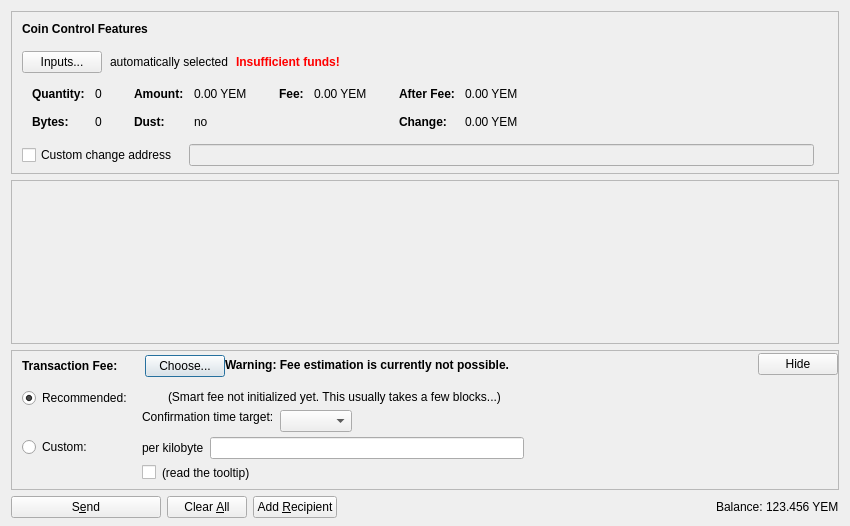
<?xml version="1.0" encoding="UTF-8"?>
<ui version="4.0">
 <class>SendCoinsDialog</class>
 <widget class="QDialog" name="SendCoinsDialog">
  <property name="geometry">
   <rect>
    <x>0</x>
    <y>0</y>
    <width>850</width>
    <height>526</height>
   </rect>
  </property>
  <property name="windowTitle">
   <string>Send Coins</string>
  </property>
  <layout class="QVBoxLayout" name="verticalLayout" stretch="0,1,0,0">
   <property name="bottomMargin">
    <number>8</number>
   </property>
   <item>
    <widget class="QFrame" name="frameCoinControl">
     <property name="sizePolicy">
      <sizepolicy hsizetype="Expanding" vsizetype="Expanding">
       <horstretch>0</horstretch>
       <verstretch>0</verstretch>
      </sizepolicy>
     </property>
     <property name="maximumSize">
      <size>
       <width>16777215</width>
       <height>16777215</height>
      </size>
     </property>
     <property name="frameShape">
      <enum>QFrame::StyledPanel</enum>
     </property>
     <property name="frameShadow">
      <enum>QFrame::Sunken</enum>
     </property>
     <layout class="QVBoxLayout" name="verticalLayoutCoinControl2">
      <property name="spacing">
       <number>0</number>
      </property>
      <property name="leftMargin">
       <number>0</number>
      </property>
      <property name="topMargin">
       <number>0</number>
      </property>
      <property name="rightMargin">
       <number>0</number>
      </property>
      <property name="bottomMargin">
       <number>6</number>
      </property>
      <item>
       <layout class="QVBoxLayout" name="verticalLayoutCoinControl" stretch="0,0,0,0,1">
        <property name="spacing">
         <number>0</number>
        </property>
        <property name="leftMargin">
         <number>10</number>
        </property>
        <property name="topMargin">
         <number>10</number>
        </property>
        <item>
         <layout class="QHBoxLayout" name="horizontalLayoutCoinControl1">
          <property name="bottomMargin">
           <number>15</number>
          </property>
          <item>
           <widget class="QLabel" name="labelCoinControlFeatures">
            <property name="sizePolicy">
             <sizepolicy hsizetype="Preferred" vsizetype="Maximum">
              <horstretch>0</horstretch>
              <verstretch>0</verstretch>
             </sizepolicy>
            </property>
            <property name="font">
             <font>
              <weight>75</weight>
              <bold>true</bold>
             </font>
            </property>
            <property name="styleSheet">
             <string notr="true">font-weight:bold;</string>
            </property>
            <property name="text">
             <string>Coin Control Features</string>
            </property>
           </widget>
          </item>
         </layout>
        </item>
        <item>
         <layout class="QHBoxLayout" name="horizontalLayoutCoinControl2" stretch="0,0,0,0">
          <property name="spacing">
           <number>8</number>
          </property>
          <property name="bottomMargin">
           <number>10</number>
          </property>
          <item>
           <widget class="QPushButton" name="pushButtonCoinControl">
            <property name="styleSheet">
             <string notr="true"/>
            </property>
            <property name="text">
             <string>Inputs...</string>
            </property>
            <property name="autoDefault">
             <bool>false</bool>
            </property>
           </widget>
          </item>
          <item>
           <widget class="QLabel" name="labelCoinControlAutomaticallySelected">
            <property name="text">
             <string>automatically selected</string>
            </property>
            <property name="margin">
             <number>5</number>
            </property>
           </widget>
          </item>
          <item>
           <widget class="QLabel" name="labelCoinControlInsuffFunds">
            <property name="font">
             <font>
              <weight>75</weight>
              <bold>true</bold>
             </font>
            </property>
            <property name="styleSheet">
             <string notr="true">color:red;font-weight:bold;</string>
            </property>
            <property name="text">
             <string>Insufficient funds!</string>
            </property>
            <property name="margin">
             <number>5</number>
            </property>
           </widget>
          </item>
          <item>
           <spacer name="horizontalSpacerCoinControl">
            <property name="orientation">
             <enum>Qt::Horizontal</enum>
            </property>
            <property name="sizeHint" stdset="0">
             <size>
              <width>40</width>
              <height>1</height>
             </size>
            </property>
           </spacer>
          </item>
         </layout>
        </item>
        <item>
         <widget class="QWidget" name="widgetCoinControl" native="true">
          <property name="sizePolicy">
           <sizepolicy hsizetype="Preferred" vsizetype="Preferred">
            <horstretch>0</horstretch>
            <verstretch>0</verstretch>
           </sizepolicy>
          </property>
          <property name="minimumSize">
           <size>
            <width>0</width>
            <height>0</height>
           </size>
          </property>
          <property name="styleSheet">
           <string notr="true"/>
          </property>
          <layout class="QHBoxLayout" name="horizontalLayoutCoinControl5">
           <property name="leftMargin">
            <number>0</number>
           </property>
           <property name="topMargin">
            <number>0</number>
           </property>
           <property name="rightMargin">
            <number>0</number>
           </property>
           <property name="bottomMargin">
            <number>0</number>
           </property>
           <item>
            <layout class="QHBoxLayout" name="horizontalLayoutCoinControl3" stretch="0,0,0,1">
             <property name="spacing">
              <number>20</number>
             </property>
             <property name="topMargin">
              <number>0</number>
             </property>
             <property name="bottomMargin">
              <number>10</number>
             </property>
             <item>
              <layout class="QFormLayout" name="formLayoutCoinControl1">
               <property name="horizontalSpacing">
                <number>10</number>
               </property>
               <property name="verticalSpacing">
                <number>14</number>
               </property>
               <property name="leftMargin">
                <number>10</number>
               </property>
               <property name="topMargin">
                <number>4</number>
               </property>
               <property name="rightMargin">
                <number>6</number>
               </property>
               <item row="0" column="0">
                <widget class="QLabel" name="labelCoinControlQuantityText">
                 <property name="font">
                  <font>
                   <weight>75</weight>
                   <bold>true</bold>
                  </font>
                 </property>
                 <property name="text">
                  <string>Quantity:</string>
                 </property>
                 <property name="margin">
                  <number>0</number>
                 </property>
                </widget>
               </item>
               <item row="0" column="1">
                <widget class="QLabel" name="labelCoinControlQuantity">
                 <property name="cursor">
                  <cursorShape>IBeamCursor</cursorShape>
                 </property>
                 <property name="contextMenuPolicy">
                  <enum>Qt::ActionsContextMenu</enum>
                 </property>
                 <property name="text">
                  <string notr="true">0</string>
                 </property>
                 <property name="margin">
                  <number>0</number>
                 </property>
                 <property name="textInteractionFlags">
                  <set>Qt::LinksAccessibleByMouse|Qt::TextSelectableByKeyboard|Qt::TextSelectableByMouse</set>
                 </property>
                </widget>
               </item>
               <item row="1" column="0">
                <widget class="QLabel" name="labelCoinControlBytesText">
                 <property name="font">
                  <font>
                   <weight>75</weight>
                   <bold>true</bold>
                  </font>
                 </property>
                 <property name="text">
                  <string>Bytes:</string>
                 </property>
                </widget>
               </item>
               <item row="1" column="1">
                <widget class="QLabel" name="labelCoinControlBytes">
                 <property name="cursor">
                  <cursorShape>IBeamCursor</cursorShape>
                 </property>
                 <property name="contextMenuPolicy">
                  <enum>Qt::ActionsContextMenu</enum>
                 </property>
                 <property name="text">
                  <string notr="true">0</string>
                 </property>
                 <property name="textInteractionFlags">
                  <set>Qt::LinksAccessibleByMouse|Qt::TextSelectableByKeyboard|Qt::TextSelectableByMouse</set>
                 </property>
                </widget>
               </item>
              </layout>
             </item>
             <item>
              <layout class="QFormLayout" name="formLayoutCoinControl2">
               <property name="horizontalSpacing">
                <number>10</number>
               </property>
               <property name="verticalSpacing">
                <number>14</number>
               </property>
               <property name="leftMargin">
                <number>6</number>
               </property>
               <property name="topMargin">
                <number>4</number>
               </property>
               <property name="rightMargin">
                <number>6</number>
               </property>
               <item row="0" column="0">
                <widget class="QLabel" name="labelCoinControlAmountText">
                 <property name="font">
                  <font>
                   <weight>75</weight>
                   <bold>true</bold>
                  </font>
                 </property>
                 <property name="text">
                  <string>Amount:</string>
                 </property>
                 <property name="margin">
                  <number>0</number>
                 </property>
                </widget>
               </item>
               <item row="0" column="1">
                <widget class="QLabel" name="labelCoinControlAmount">
                 <property name="cursor">
                  <cursorShape>IBeamCursor</cursorShape>
                 </property>
                 <property name="contextMenuPolicy">
                  <enum>Qt::ActionsContextMenu</enum>
                 </property>
                 <property name="text">
                  <string notr="true">0.00 YEM</string>
                 </property>
                 <property name="textInteractionFlags">
                  <set>Qt::LinksAccessibleByMouse|Qt::TextSelectableByKeyboard|Qt::TextSelectableByMouse</set>
                 </property>
                </widget>
               </item>
               <item row="1" column="0">
                <widget class="QLabel" name="labelCoinControlLowOutputText">
                 <property name="font">
                  <font>
                   <weight>75</weight>
                   <bold>true</bold>
                  </font>
                 </property>
                 <property name="text">
                  <string>Dust:</string>
                 </property>
                </widget>
               </item>
               <item row="1" column="1">
                <widget class="QLabel" name="labelCoinControlLowOutput">
                 <property name="cursor">
                  <cursorShape>IBeamCursor</cursorShape>
                 </property>
                 <property name="contextMenuPolicy">
                  <enum>Qt::ActionsContextMenu</enum>
                 </property>
                 <property name="text">
                  <string notr="true">no</string>
                 </property>
                 <property name="textInteractionFlags">
                  <set>Qt::LinksAccessibleByMouse|Qt::TextSelectableByKeyboard|Qt::TextSelectableByMouse</set>
                 </property>
                </widget>
               </item>
              </layout>
             </item>
             <item>
              <layout class="QFormLayout" name="formLayoutCoinControl3">
               <property name="horizontalSpacing">
                <number>10</number>
               </property>
               <property name="verticalSpacing">
                <number>14</number>
               </property>
               <property name="leftMargin">
                <number>6</number>
               </property>
               <property name="topMargin">
                <number>4</number>
               </property>
               <property name="rightMargin">
                <number>6</number>
               </property>
               <item row="0" column="0">
                <widget class="QLabel" name="labelCoinControlFeeText">
                 <property name="font">
                  <font>
                   <weight>75</weight>
                   <bold>true</bold>
                  </font>
                 </property>
                 <property name="text">
                  <string>Fee:</string>
                 </property>
                 <property name="margin">
                  <number>0</number>
                 </property>
                </widget>
               </item>
               <item row="0" column="1">
                <widget class="QLabel" name="labelCoinControlFee">
                 <property name="cursor">
                  <cursorShape>IBeamCursor</cursorShape>
                 </property>
                 <property name="contextMenuPolicy">
                  <enum>Qt::ActionsContextMenu</enum>
                 </property>
                 <property name="text">
                  <string notr="true">0.00 YEM</string>
                 </property>
                 <property name="textInteractionFlags">
                  <set>Qt::LinksAccessibleByMouse|Qt::TextSelectableByKeyboard|Qt::TextSelectableByMouse</set>
                 </property>
                </widget>
               </item>
              </layout>
             </item>
             <item>
              <layout class="QFormLayout" name="formLayoutCoinControl4">
               <property name="horizontalSpacing">
                <number>10</number>
               </property>
               <property name="verticalSpacing">
                <number>14</number>
               </property>
               <property name="leftMargin">
                <number>6</number>
               </property>
               <property name="topMargin">
                <number>4</number>
               </property>
               <property name="rightMargin">
                <number>6</number>
               </property>
               <item row="0" column="0">
                <widget class="QLabel" name="labelCoinControlAfterFeeText">
                 <property name="font">
                  <font>
                   <weight>75</weight>
                   <bold>true</bold>
                  </font>
                 </property>
                 <property name="text">
                  <string>After Fee:</string>
                 </property>
                 <property name="margin">
                  <number>0</number>
                 </property>
                </widget>
               </item>
               <item row="0" column="1">
                <widget class="QLabel" name="labelCoinControlAfterFee">
                 <property name="cursor">
                  <cursorShape>IBeamCursor</cursorShape>
                 </property>
                 <property name="contextMenuPolicy">
                  <enum>Qt::ActionsContextMenu</enum>
                 </property>
                 <property name="text">
                  <string notr="true">0.00 YEM</string>
                 </property>
                 <property name="textInteractionFlags">
                  <set>Qt::LinksAccessibleByMouse|Qt::TextSelectableByKeyboard|Qt::TextSelectableByMouse</set>
                 </property>
                </widget>
               </item>
               <item row="1" column="0">
                <widget class="QLabel" name="labelCoinControlChangeText">
                 <property name="font">
                  <font>
                   <weight>75</weight>
                   <bold>true</bold>
                  </font>
                 </property>
                 <property name="text">
                  <string>Change:</string>
                 </property>
                </widget>
               </item>
               <item row="1" column="1">
                <widget class="QLabel" name="labelCoinControlChange">
                 <property name="cursor">
                  <cursorShape>IBeamCursor</cursorShape>
                 </property>
                 <property name="contextMenuPolicy">
                  <enum>Qt::ActionsContextMenu</enum>
                 </property>
                 <property name="text">
                  <string notr="true">0.00 YEM</string>
                 </property>
                 <property name="textInteractionFlags">
                  <set>Qt::LinksAccessibleByMouse|Qt::TextSelectableByKeyboard|Qt::TextSelectableByMouse</set>
                 </property>
                </widget>
               </item>
              </layout>
             </item>
            </layout>
           </item>
          </layout>
         </widget>
        </item>
        <item>
         <layout class="QHBoxLayout" name="horizontalLayoutCoinControl4" stretch="0,0,0">
          <property name="spacing">
           <number>12</number>
          </property>
          <property name="sizeConstraint">
           <enum>QLayout::SetDefaultConstraint</enum>
          </property>
          <property name="topMargin">
           <number>5</number>
          </property>
          <property name="rightMargin">
           <number>5</number>
          </property>
          <item>
           <widget class="QCheckBox" name="checkBoxCoinControlChange">
            <property name="toolTip">
             <string>If this is activated, but the change address is empty or invalid, change will be sent to a newly generated address.</string>
            </property>
            <property name="text">
             <string>Custom change address</string>
            </property>
           </widget>
          </item>
          <item>
           <widget class="QValidatedLineEdit" name="lineEditCoinControlChange">
            <property name="enabled">
             <bool>false</bool>
            </property>
            <property name="sizePolicy">
             <sizepolicy hsizetype="Expanding" vsizetype="Fixed">
              <horstretch>0</horstretch>
              <verstretch>0</verstretch>
             </sizepolicy>
            </property>
           </widget>
          </item>
          <item>
           <widget class="QLabel" name="labelCoinControlChangeLabel">
            <property name="sizePolicy">
             <sizepolicy hsizetype="Preferred" vsizetype="Expanding">
              <horstretch>0</horstretch>
              <verstretch>0</verstretch>
             </sizepolicy>
            </property>
            <property name="minimumSize">
             <size>
              <width>0</width>
              <height>0</height>
             </size>
            </property>
            <property name="text">
             <string/>
            </property>
            <property name="margin">
             <number>3</number>
            </property>
           </widget>
          </item>
         </layout>
        </item>
        <item>
         <spacer name="verticalSpacerCoinControl">
          <property name="orientation">
           <enum>Qt::Vertical</enum>
          </property>
          <property name="sizeHint" stdset="0">
           <size>
            <width>800</width>
            <height>1</height>
           </size>
          </property>
         </spacer>
        </item>
       </layout>
      </item>
     </layout>
    </widget>
   </item>
   <item>
    <widget class="QScrollArea" name="scrollArea">
     <property name="widgetResizable">
      <bool>true</bool>
     </property>
     <widget class="QWidget" name="scrollAreaWidgetContents">
      <property name="geometry">
       <rect>
        <x>0</x>
        <y>0</y>
        <width>830</width>
        <height>104</height>
       </rect>
      </property>
      <layout class="QVBoxLayout" name="verticalLayout_2" stretch="0,1">
       <property name="leftMargin">
        <number>0</number>
       </property>
       <property name="topMargin">
        <number>0</number>
       </property>
       <property name="rightMargin">
        <number>0</number>
       </property>
       <property name="bottomMargin">
        <number>0</number>
       </property>
       <item>
        <layout class="QVBoxLayout" name="entries">
         <property name="spacing">
          <number>6</number>
         </property>
        </layout>
       </item>
       <item>
        <spacer name="verticalSpacer">
         <property name="orientation">
          <enum>Qt::Vertical</enum>
         </property>
         <property name="sizeHint" stdset="0">
          <size>
           <width>20</width>
           <height>40</height>
          </size>
         </property>
        </spacer>
       </item>
      </layout>
     </widget>
    </widget>
   </item>
   <item>
    <widget class="QFrame" name="frameFee">
     <property name="sizePolicy">
      <sizepolicy hsizetype="Expanding" vsizetype="Expanding">
       <horstretch>0</horstretch>
       <verstretch>0</verstretch>
      </sizepolicy>
     </property>
     <property name="maximumSize">
      <size>
       <width>16777215</width>
       <height>16777215</height>
      </size>
     </property>
     <property name="frameShape">
      <enum>QFrame::StyledPanel</enum>
     </property>
     <property name="frameShadow">
      <enum>QFrame::Sunken</enum>
     </property>
     <layout class="QVBoxLayout" name="verticalLayoutFee1">
      <property name="spacing">
       <number>0</number>
      </property>
      <property name="leftMargin">
       <number>0</number>
      </property>
      <property name="topMargin">
       <number>0</number>
      </property>
      <property name="rightMargin">
       <number>0</number>
      </property>
      <property name="bottomMargin">
       <number>0</number>
      </property>
      <item>
       <layout class="QVBoxLayout" name="verticalLayoutFee2" stretch="0,0,0">
        <property name="spacing">
         <number>0</number>
        </property>
        <property name="leftMargin">
         <number>10</number>
        </property>
        <property name="topMargin">
         <number>0</number>
        </property>
        <item>
         <layout class="QHBoxLayout" name="horizontalLayoutFee1">
          <property name="bottomMargin">
           <number>0</number>
          </property>
          <item>
           <layout class="QVBoxLayout" name="verticalLayoutFee7">
            <property name="spacing">
             <number>0</number>
            </property>
            <item>
             <spacer name="verticalSpacerSmartFee">
              <property name="orientation">
               <enum>Qt::Vertical</enum>
              </property>
              <property name="sizeType">
               <enum>QSizePolicy::Fixed</enum>
              </property>
              <property name="sizeHint" stdset="0">
               <size>
                <width>1</width>
                <height>4</height>
               </size>
              </property>
             </spacer>
            </item>
            <item>
             <layout class="QHBoxLayout" name="horizontalLayoutSmartFee">
              <property name="spacing">
               <number>10</number>
              </property>
              <item>
               <widget class="QLabel" name="labelFeeHeadline">
                <property name="sizePolicy">
                 <sizepolicy hsizetype="Preferred" vsizetype="Maximum">
                  <horstretch>0</horstretch>
                  <verstretch>0</verstretch>
                 </sizepolicy>
                </property>
                <property name="font">
                 <font>
                  <weight>75</weight>
                  <bold>true</bold>
                 </font>
                </property>
                <property name="styleSheet">
                 <string notr="true">font-weight:bold;</string>
                </property>
                <property name="text">
                 <string>Transaction Fee:</string>
                </property>
               </widget>
              </item>
              <item>
               <widget class="QLabel" name="labelFeeMinimized">
                <property name="text">
                 <string/>
                </property>
               </widget>
              </item>
              <item>
               <widget class="QPushButton" name="buttonChooseFee">
                <property name="text">
                 <string>Choose...</string>
                </property>
               </widget>
              </item>
             </layout>
            </item>
            <item>
             <spacer name="verticalSpacer_5">
              <property name="orientation">
               <enum>Qt::Vertical</enum>
              </property>
              <property name="sizeHint" stdset="0">
               <size>
                <width>1</width>
                <height>1</height>
               </size>
              </property>
             </spacer>
            </item>
           </layout>
          </item>
          <item>
           <widget class="QLabel" name="fallbackFeeWarningLabel">
            <property name="toolTip">
             <string>Using the fallbackfee can result in sending a transaction that will take several hours or days (or never) to confirm. Consider choosing your fee manually or wait until you have validated the complete chain.</string>
            </property>
            <property name="font">
            <font>
                <weight>75</weight>
                <bold>true</bold>
            </font>
            </property>
            <property name="text">
             <string>Warning: Fee estimation is currently not possible.</string>
            </property>
            <property name="wordWrap">
             <bool>false</bool>
            </property>
           </widget>
          </item>
          <item>
           <spacer name="horizontalSpacer_4">
            <property name="orientation">
             <enum>Qt::Horizontal</enum>
            </property>
            <property name="sizeType">
             <enum>QSizePolicy::MinimumExpanding</enum>
            </property>
            <property name="sizeHint" stdset="0">
             <size>
              <width>40</width>
              <height>20</height>
             </size>
            </property>
           </spacer>
          </item>
          <item>
           <widget class="QPushButton" name="buttonMinimizeFee">
            <property name="toolTip">
             <string>collapse fee-settings</string>
            </property>
            <property name="text">
             <string>Hide</string>
            </property>
           </widget>
          </item>
         </layout>
        </item>
        <item>
         <widget class="QFrame" name="frameFeeSelection">
          <layout class="QVBoxLayout" name="verticalLayoutFee12">
           <property name="spacing">
            <number>0</number>
           </property>
           <property name="leftMargin">
            <number>0</number>
           </property>
           <property name="topMargin">
            <number>0</number>
           </property>
           <property name="rightMargin">
            <number>0</number>
           </property>
           <property name="bottomMargin">
            <number>0</number>
           </property>
           <item>
            <layout class="QGridLayout" name="gridLayoutFee">
             <property name="topMargin">
              <number>10</number>
             </property>
             <property name="bottomMargin">
              <number>4</number>
             </property>
             <property name="horizontalSpacing">
              <number>10</number>
             </property>
             <property name="verticalSpacing">
              <number>4</number>
             </property>
             <item row="1" column="1">
              <layout class="QVBoxLayout" name="verticalLayoutFee8">
               <property name="spacing">
                <number>6</number>
               </property>
               <item>
                <layout class="QHBoxLayout" name="horizontalLayoutFee13">
                 <item>
                  <widget class="QLabel" name="labelCustomPerKilobyte">
                   <property name="toolTip">
                    <string>Specify a custom fee per kB (1,000 bytes) of the transaction's virtual size.

Note:  Since the fee is calculated on a per-byte basis, a fee of "100 satoshis per kB" for a transaction size of 500 bytes (half of 1 kB) would ultimately yield a fee of only 50 satoshis.</string>
                   </property>
                   <property name="text">
                    <string>per kilobyte</string>
                   </property>
                  </widget>
                 </item>
                 <item>
                  <widget class="BitcoinAmountField" name="customFee"/>
                 </item>
                 <item>
                  <spacer name="horizontalSpacer_6">
                   <property name="orientation">
                    <enum>Qt::Horizontal</enum>
                   </property>
                   <property name="sizeHint" stdset="0">
                    <size>
                     <width>1</width>
                     <height>1</height>
                    </size>
                   </property>
                  </spacer>
                 </item>
                </layout>
               </item>
               <item>
                <layout class="QHBoxLayout" name="horizontalLayoutFee8">
                 <item>
                  <widget class="QCheckBox" name="checkBoxMinimumFee">
                   <property name="toolTip">
                    <string>Paying only the minimum fee is just fine as long as there is less transaction volume than space in the blocks. But be aware that this can end up in a never confirming transaction once there is more demand for phishcoin transactions than the network can process.</string>
                   </property>
                   <property name="text">
                    <string/>
                   </property>
                  </widget>
                 </item>
                 <item>
                  <widget class="QLabel" name="labelMinFeeWarning">
                   <property name="enabled">
                    <bool>true</bool>
                   </property>
                   <property name="toolTip">
                    <string>Paying only the minimum fee is just fine as long as there is less transaction volume than space in the blocks. But be aware that this can end up in a never confirming transaction once there is more demand for phishcoin transactions than the network can process.</string>
                   </property>
                   <property name="text">
                    <string>(read the tooltip)</string>
                   </property>
                   <property name="margin">
                    <number>5</number>
                   </property>
                  </widget>
                 </item>
                 <item>
                  <spacer name="horizontalSpacer_2">
                   <property name="orientation">
                    <enum>Qt::Horizontal</enum>
                   </property>
                   <property name="sizeHint" stdset="0">
                    <size>
                     <width>1</width>
                     <height>1</height>
                    </size>
                   </property>
                  </spacer>
                 </item>
                </layout>
               </item>
              </layout>
             </item>
             <item row="0" column="0">
              <layout class="QVBoxLayout" name="verticalLayoutFee4" stretch="0,1">
               <item>
                <widget class="QRadioButton" name="radioSmartFee">
                 <property name="text">
                  <string>Recommended:</string>
                 </property>
                 <property name="checked">
                  <bool>true</bool>
                 </property>
                 <attribute name="buttonGroup">
                  <string notr="true">groupFee</string>
                 </attribute>
                </widget>
               </item>
               <item>
                <spacer name="verticalSpacer_2">
                 <property name="orientation">
                  <enum>Qt::Vertical</enum>
                 </property>
                 <property name="sizeHint" stdset="0">
                  <size>
                   <width>1</width>
                   <height>1</height>
                  </size>
                 </property>
                </spacer>
               </item>
              </layout>
             </item>
             <item row="1" column="0">
              <layout class="QVBoxLayout" name="verticalLayoutFee9" stretch="0,1">
               <item>
                <widget class="QRadioButton" name="radioCustomFee">
                 <property name="text">
                  <string>Custom:</string>
                 </property>
                 <attribute name="buttonGroup">
                  <string notr="true">groupFee</string>
                 </attribute>
                </widget>
               </item>
               <item>
                <spacer name="verticalSpacer_6">
                 <property name="orientation">
                  <enum>Qt::Vertical</enum>
                 </property>
                 <property name="sizeHint" stdset="0">
                  <size>
                   <width>1</width>
                   <height>1</height>
                  </size>
                 </property>
                </spacer>
               </item>
              </layout>
             </item>
             <item row="0" column="1">
              <layout class="QVBoxLayout" name="verticalLayoutFee3" stretch="0,0,1">
               <property name="spacing">
                <number>6</number>
               </property>
               <property name="topMargin">
                <number>2</number>
               </property>
               <item>
                <layout class="QHBoxLayout" name="horizontalLayoutFee12">
                 <item>
                  <widget class="QLabel" name="labelSmartFee">
                   <property name="text">
                    <string/>
                   </property>
                   <property name="margin">
                    <number>2</number>
                   </property>
                  </widget>
                 </item>
                 <item>
                  <widget class="QLabel" name="labelFeeEstimation">
                   <property name="text">
                    <string/>
                   </property>
                  </widget>
                 </item>
                 <item>
                  <widget class="QLabel" name="labelSmartFee2">
                   <property name="text">
                    <string>(Smart fee not initialized yet. This usually takes a few blocks...)</string>
                   </property>
                   <property name="margin">
                    <number>2</number>
                   </property>
                  </widget>
                 </item>
                 <item>
                  <spacer name="horizontalSpacer_5">
                   <property name="orientation">
                    <enum>Qt::Horizontal</enum>
                   </property>
                   <property name="sizeHint" stdset="0">
                    <size>
                     <width>1</width>
                     <height>1</height>
                    </size>
                   </property>
                  </spacer>
                 </item>
                </layout>
               </item>
               <item>
                <layout class="QHBoxLayout" name="horizontalLayoutFee9">
                 <item>
                  <layout class="QVBoxLayout" name="verticalLayoutFee6">
                   <item>
                    <widget class="QLabel" name="labelSmartFee3">
                     <property name="text">
                      <string>Confirmation time target:</string>
                     </property>
                     <property name="margin">
                      <number>2</number>
                     </property>
                    </widget>
                   </item>
                   <item>
                    <spacer name="verticalSpacer_3">
                     <property name="orientation">
                      <enum>Qt::Vertical</enum>
                     </property>
                     <property name="sizeHint" stdset="0">
                      <size>
                       <width>1</width>
                       <height>1</height>
                      </size>
                     </property>
                    </spacer>
                   </item>
                  </layout>
                 </item>
                 <item>
                  <layout class="QVBoxLayout" name="verticalLayoutFee5">
                   <property name="rightMargin">
                    <number>30</number>
                   </property>
                   <item>
                    <layout class="QHBoxLayout" name="horizontalLayoutConfTarget">
                     <property name="bottomMargin">
                      <number>0</number>
                     </property>
                     <item>
                      <widget class="QComboBox" name="confTargetSelector"/>
                     </item>
                     <item>
                      <spacer name="horizontalSpacerConfTarget">
                       <property name="orientation">
                        <enum>Qt::Horizontal</enum>
                       </property>
                       <property name="sizeHint" stdset="0">
                        <size>
                         <width>40</width>
                         <height>20</height>
                        </size>
                       </property>
                      </spacer>
                     </item>
                    </layout>
                   </item>
                  </layout>
                 </item>
                </layout>
               </item>
               <item>
                <spacer name="verticalSpacer_4">
                 <property name="orientation">
                  <enum>Qt::Vertical</enum>
                 </property>
                 <property name="sizeHint" stdset="0">
                  <size>
                   <width>1</width>
                   <height>1</height>
                  </size>
                 </property>
                </spacer>
               </item>
              </layout>
             </item>
            </layout>
           </item>
          </layout>
         </widget>
        </item>
        <item>
         <spacer name="verticalSpacerFee">
          <property name="orientation">
           <enum>Qt::Vertical</enum>
          </property>
          <property name="sizeHint" stdset="0">
           <size>
            <width>40</width>
            <height>5</height>
           </size>
          </property>
         </spacer>
        </item>
       </layout>
      </item>
     </layout>
    </widget>
   </item>
   <item>
    <layout class="QHBoxLayout" name="horizontalLayout">
     <item>
      <widget class="QPushButton" name="sendButton">
       <property name="minimumSize">
        <size>
         <width>150</width>
         <height>0</height>
        </size>
       </property>
       <property name="toolTip">
        <string>Confirm the send action</string>
       </property>
       <property name="text">
        <string>S&amp;end</string>
       </property>
       <property name="icon">
        <iconset resource="../bitcoin.qrc">
         <normaloff>:/icons/send</normaloff>:/icons/send</iconset>
       </property>
       <property name="autoDefault">
        <bool>false</bool>
       </property>
       <property name="default">
        <bool>false</bool>
       </property>
      </widget>
     </item>
     <item>
      <widget class="QPushButton" name="clearButton">
       <property name="sizePolicy">
        <sizepolicy hsizetype="Minimum" vsizetype="Fixed">
         <horstretch>0</horstretch>
         <verstretch>0</verstretch>
        </sizepolicy>
       </property>
       <property name="toolTip">
        <string>Clear all fields of the form.</string>
       </property>
       <property name="text">
        <string>Clear &amp;All</string>
       </property>
       <property name="icon">
        <iconset resource="../bitcoin.qrc">
         <normaloff>:/icons/remove</normaloff>:/icons/remove</iconset>
       </property>
       <property name="autoDefault">
        <bool>false</bool>
       </property>
      </widget>
     </item>
     <item>
      <widget class="QPushButton" name="addButton">
       <property name="toolTip">
        <string>Send to multiple recipients at once</string>
       </property>
       <property name="text">
        <string>Add &amp;Recipient</string>
       </property>
       <property name="icon">
        <iconset resource="../bitcoin.qrc">
         <normaloff>:/icons/add</normaloff>:/icons/add</iconset>
       </property>
       <property name="autoDefault">
        <bool>false</bool>
       </property>
      </widget>
     </item>
     <item>
      <spacer name="horizontalSpacer">
       <property name="orientation">
        <enum>Qt::Horizontal</enum>
       </property>
       <property name="sizeHint" stdset="0">
        <size>
         <width>40</width>
         <height>20</height>
        </size>
       </property>
      </spacer>
     </item>
     <item>
      <layout class="QHBoxLayout" name="horizontalLayout_2">
       <property name="spacing">
        <number>3</number>
       </property>
       <item>
        <widget class="QLabel" name="label">
         <property name="sizePolicy">
          <sizepolicy hsizetype="Preferred" vsizetype="Fixed">
           <horstretch>0</horstretch>
           <verstretch>0</verstretch>
          </sizepolicy>
         </property>
         <property name="text">
          <string>Balance:</string>
         </property>
        </widget>
       </item>
       <item>
        <widget class="QLabel" name="labelBalance">
         <property name="sizePolicy">
          <sizepolicy hsizetype="Preferred" vsizetype="Fixed">
           <horstretch>0</horstretch>
           <verstretch>0</verstretch>
          </sizepolicy>
         </property>
         <property name="cursor">
          <cursorShape>IBeamCursor</cursorShape>
         </property>
         <property name="text">
          <string notr="true">123.456 YEM</string>
         </property>
         <property name="textInteractionFlags">
          <set>Qt::LinksAccessibleByMouse|Qt::TextSelectableByKeyboard|Qt::TextSelectableByMouse</set>
         </property>
        </widget>
       </item>
      </layout>
     </item>
    </layout>
   </item>
  </layout>
 </widget>
 <customwidgets>
  <customwidget>
   <class>QValidatedLineEdit</class>
   <extends>QLineEdit</extends>
   <header>qt/qvalidatedlineedit.h</header>
  </customwidget>
  <customwidget>
   <class>BitcoinAmountField</class>
   <extends>QLineEdit</extends>
   <header>qt/bitcoinamountfield.h</header>
   <container>1</container>
  </customwidget>
 </customwidgets>
 <resources>
  <include location="../bitcoin.qrc"/>
 </resources>
 <connections/>
 <buttongroups>
  <buttongroup name="groupFee"/>
 </buttongroups>
</ui>
